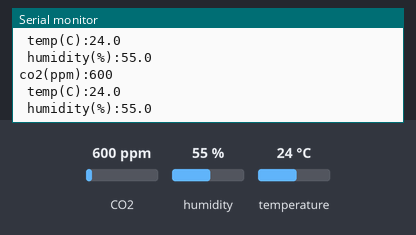
A sketch run on a simulated Arduino Uno, built with avr-gcc and run on an emulated ATmega328P. On the bench: the last lines printed to the serial monitor. Inputs (shaded band) come from the test bench; at power-on: CO2 600 ppm, humidity 55 %, temperature 24 °C.

Above: at 1.8 s.
1.9 s: CO2 set to 452 ppm
At 2.7 s:
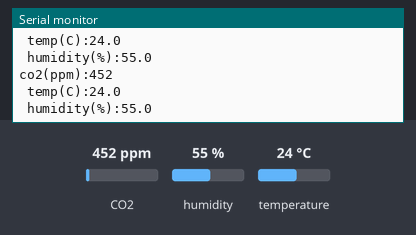
3.4 s: humidity set to 22 %
At 4.4 s:
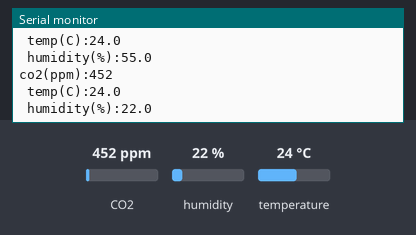
4.9 s: temperature set to 12 °C
At 5.8 s:
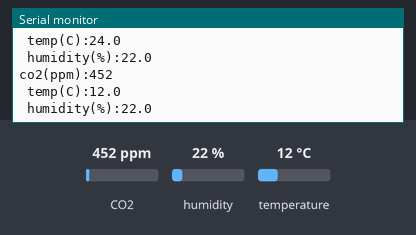

The sketch:

readings.ino
```cpp
#include <Wire.h>

#include "SparkFun_SCD30_Arduino_Library.h"

SCD30 airSensor;

void setup()
{
  Wire.begin();

  Serial.begin(9600);
  Serial.println("SCD30 Example");

  airSensor.begin(); //This will cause readings to occur every two seconds
}

void loop()
{
  if (airSensor.dataAvailable())
  {
    Serial.print("co2(ppm):");
    Serial.println(airSensor.getCO2());


    Serial.print(" temp(C):");
    Serial.println(airSensor.getTemperature(), 1);


   Serial.print(" humidity(%):");
   Serial.println(airSensor.getHumidity(), 1);


  }
  else
    Serial.println("No data");

  delay(1000);
}
```

Measured:
- after the input at 1.9 s, the serial monitor: prints a new line after 0.10 s (image 1)
- after the input at 3.4 s, the serial monitor: prints a new line after 0.64 s (image 2)
- after the input at 4.9 s, the serial monitor: prints a new line after 0.12 s (image 3)
